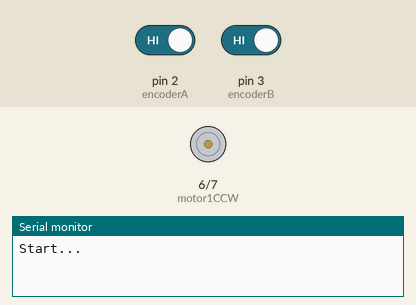
A sketch run on a simulated Arduino Uno, built with avr-gcc and run on an emulated ATmega328P. On the bench: motor-driver pin pairs drawn as motors (green arrow = first pin HIGH = forward, orange = second pin HIGH = backward, longer = more drive, scaled by the enable pin), the last lines printed to the serial monitor. The test bench sets the inputs (shaded band); at power-on: pin 2 (encoderA) HIGH, pin 3 (encoderB) HIGH.

Above: at 0.1 s.
At 10.1 s:
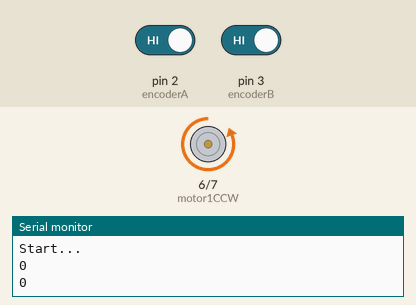
Timing chart, 0 to 11.6 s (numbered marks = the images above):
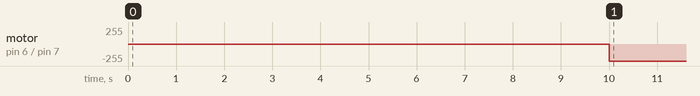

The sketch:

ENCODER_TEST.ino
```cpp
/*  Encoder Test
*/
// 37 rpm @ 12 V, 115 mA
// PPS = 1190 +/- 10
// PPR = (encoderValueA * 60 / rpm) = 1929


// Arduino pin assignment.
#define motor1En 5
#define motor1CW 7    // IN3.
#define motor1CCW 6   // IN4.
#define encoderA 2   // Encoder interrupt pins.
#define encoderB 3

volatile long encoderValueA = 0;
volatile long encoderValueB = 0;


// Interval settings.
int interval = 10000;
long previousMillis = 0;
long currentMillis = 0;

// Revolutions per minute.
int rpm = 0;

void setup() {
  Serial.begin(9600);

  // Declare pinModes.
  pinMode(motor1En, OUTPUT);
  pinMode(motor1CW, OUTPUT);
  pinMode(motor1CCW, OUTPUT);
  pinMode(encoderA, INPUT_PULLUP);  // Base.
  pinMode(encoderB, INPUT_PULLUP);

  digitalWrite(encoderA, HIGH);
  digitalWrite(encoderB, HIGH);

  // Interrupt service routine.
  attachInterrupt(digitalPinToInterrupt(encoderA), pulseA, RISING);
  attachInterrupt(digitalPinToInterrupt(encoderB), pulseB, RISING);

  Serial.println("Start...");
}

void loop() {
  // Update RPM every second.
  currentMillis = millis();
  if (currentMillis - previousMillis > interval) {
    previousMillis = currentMillis;
    digitalWrite(motor1En, HIGH);
    digitalWrite(motor1CW, HIGH);
    digitalWrite(motor1CCW, LOW);

    Serial.println(encoderValueA);
    Serial.println(encoderValueB);

    encoderValueA = 0;
    encoderValueB = 0;
  }
}

void pulseA() {
  encoderValueA++;
}

void pulseB() {
  encoderValueB++;
}
```

Measured:
- by itself, motor on pin 6 (motor1CCW) / pin 7 (motor1CW): stopped → backward 255/255 at 10.0 s
